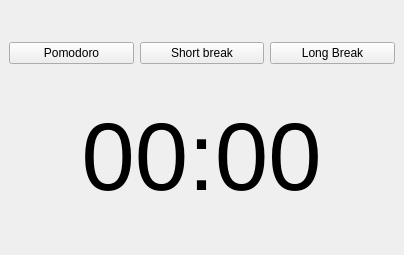
<?xml version="1.0" encoding="UTF-8"?>
<ui version="4.0">
 <class>MainWindow</class>
 <widget class="QMainWindow" name="MainWindow">
  <property name="windowModality">
   <enum>Qt::WindowModal</enum>
  </property>
  <property name="geometry">
   <rect>
    <x>0</x>
    <y>0</y>
    <width>404</width>
    <height>255</height>
   </rect>
  </property>
  <property name="sizePolicy">
   <sizepolicy hsizetype="Fixed" vsizetype="Fixed">
    <horstretch>0</horstretch>
    <verstretch>0</verstretch>
   </sizepolicy>
  </property>
  <property name="minimumSize">
   <size>
    <width>404</width>
    <height>255</height>
   </size>
  </property>
  <property name="maximumSize">
   <size>
    <width>404</width>
    <height>255</height>
   </size>
  </property>
  <property name="contextMenuPolicy">
   <enum>Qt::NoContextMenu</enum>
  </property>
  <property name="windowTitle">
   <string>qPomodoro</string>
  </property>
  <property name="windowIcon">
   <iconset resource="res.qrc">
    <normaloff>:/icons/red.png</normaloff>:/icons/red.png</iconset>
  </property>
  <widget class="QWidget" name="centralwidget">
   <layout class="QVBoxLayout" name="verticalLayout">
    <item>
     <layout class="QHBoxLayout" name="horizontalLayout">
      <item>
       <widget class="QPushButton" name="pomodoroStartButton">
        <property name="text">
         <string>Pomodoro</string>
        </property>
       </widget>
      </item>
      <item>
       <widget class="QPushButton" name="shortBreakStartButton">
        <property name="text">
         <string>Short break</string>
        </property>
       </widget>
      </item>
      <item>
       <widget class="QPushButton" name="longBreakStartButton">
        <property name="text">
         <string>Long Break</string>
        </property>
       </widget>
      </item>
     </layout>
    </item>
    <item>
     <layout class="QHBoxLayout" name="horizontalLayout_2">
      <item>
       <widget class="QLabel" name="timeLabel">
        <property name="sizePolicy">
         <sizepolicy hsizetype="Fixed" vsizetype="Fixed">
          <horstretch>0</horstretch>
          <verstretch>0</verstretch>
         </sizepolicy>
        </property>
        <property name="font">
         <font>
          <pointsize>72</pointsize>
         </font>
        </property>
        <property name="text">
         <string>00:00</string>
        </property>
        <property name="alignment">
         <set>Qt::AlignCenter</set>
        </property>
       </widget>
      </item>
     </layout>
    </item>
   </layout>
  </widget>
 </widget>
 <resources>
  <include location="res.qrc"/>
 </resources>
 <connections/>
</ui>
